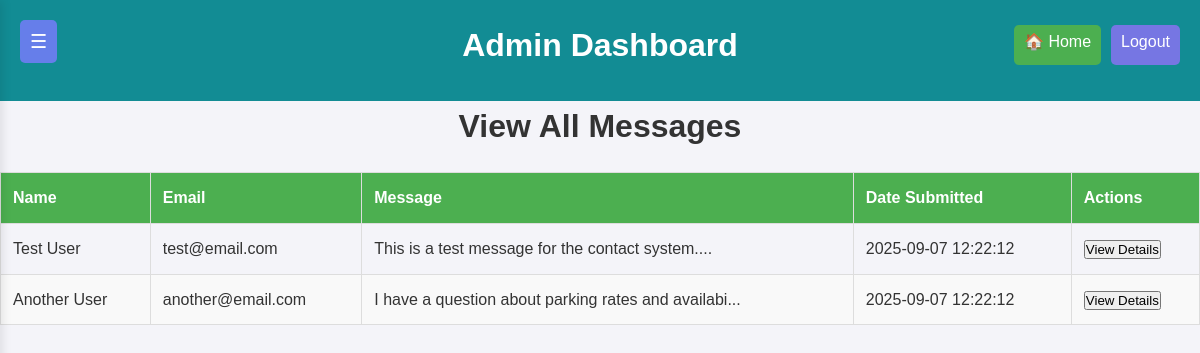
Page /admin/view_messages.php (signed in) on the committed database.
### tables this page shows
CREATE TABLE ContactMessages (
    contact_id INT AUTO_INCREMENT PRIMARY KEY,
    name VARCHAR(100) NOT NULL,
    email VARCHAR(100) NOT NULL,
    message TEXT NOT NULL,
    submitted_at TIMESTAMP DEFAULT CURRENT_TIMESTAMP
);

### admin/view_messages.php (the view, shortened to what this page needs)
<?php
include 'adminheader.php';
$messageDetails = null;
?>
<div class="admin-container">
    <?php if ($messageDetails): ?>
        <h1>Message Details</h1>
        <p><strong>Name:</strong> <?php echo htmlspecialchars($messageDetails['name']); ?></p>
        <p><strong>Email:</strong> <?php echo htmlspecialchars($messageDetails['email']); ?></p>
        <p><strong>Message:</strong></p>
        <p><?php echo nl2br(htmlspecialchars($messageDetails['message'])); ?></p>
        <p><strong>Date Submitted:</strong> <?php echo $messageDetails['submitted_at']; ?></p>
        <a href="view_messages.php" class="back-to-messages">Back to Messages</a>
    <?php else: ?>
        <h1>View All Messages</h1>
        <table border="1" cellpadding="10" cellspacing="0" style="width: 100%; margin-top: 20px; border-collapse: collapse;">
            <thead>
                <tr>
                    <th>Name</th>
                    <th>Email</th>
                    <th>Message</th>
                    <th>Date Submitted</th>
                    <th>Actions</th>
                </tr>
            </thead>
            <tbody>
                <?php
                $query = "SELECT * FROM ContactMessages ORDER BY submitted_at DESC";
                $result = mysqli_query($connect, $query);
                while ($row = mysqli_fetch_assoc($result)) {
                    echo "<tr>";
                    echo "<td>" . htmlspecialchars($row['name']) . "</td>";
                    echo "<td>" . htmlspecialchars($row['email']) . "</td>";
                    echo "<td>" . htmlspecialchars(substr($row['message'], 0, 50)) . "...</td>";
                    echo "<td>" . $row['submitted_at'] . "</td>";
                    echo "<td>
                            <form action='' method='POST'>
                                <input type='hidden' name='contact_id' value='" . $row['contact_id'] . "' />
                                <button type='submit'>View Details</button>
                            </form>
                        </td>";
                    echo "</tr>";
                }
                ?>
            </tbody>
        </table>
    <?php endif; ?>
</div>

### css/admin_style.css (style rules this page uses)
* { margin: 0; padding: 0; box-sizing: border-box; }
body { font-family: 'Arial', sans-serif; background-color: #f7f7f7; color: #333; }
h1 { text-align: center; }
body, h1, h2, h3, h4, h5, h6, p, ul, ol, li, a, button, input, select, textarea { margin: 0; padding: 0; box-sizing: border-box; }
body { font-family: Arial, sans-serif; background-color: #f4f4f9; color: #333; line-height: 1.6; margin: 0; }
table { width: 100%; border-collapse: collapse; margin: 20px 0; }
table th, table td { text-align: left; padding: 12px; border: 1px solid #ddd; }
table th { background-color: #4CAF50; color: #fff; }
table tr:nth-child(even) { background-color: #f9f9f9; }

### rows in the picture
contactmessages: name "Test User", email "test@email.com", message "This is a test message for the contact system.", submitted_at "2025-09-07 12:22:12"
contactmessages: name "Another User", email "another@email.com", message "I have a question about parking rates and availabi", submitted_at "2025-09-07 12:22:12"
